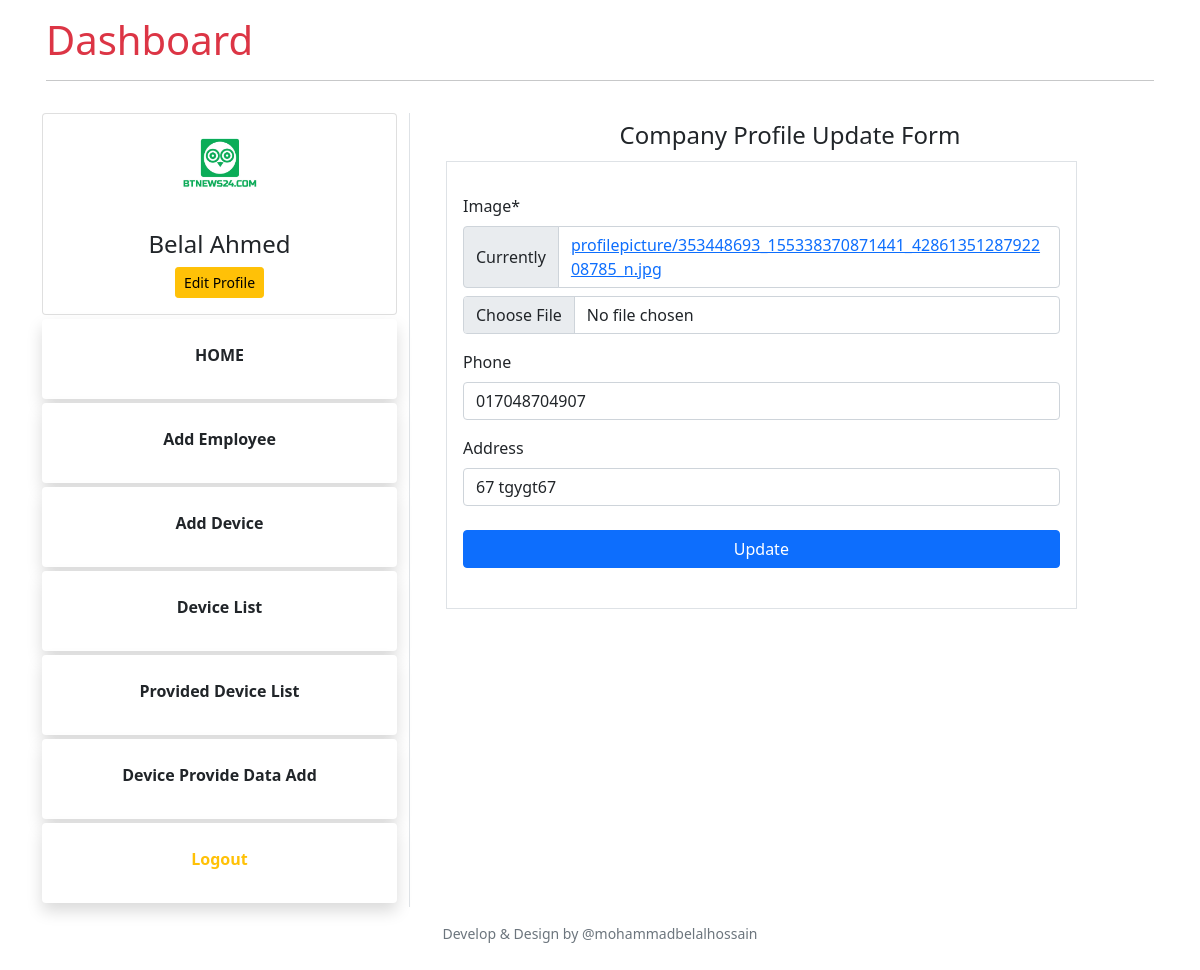
Screenshot of /company/profile/update (signed in) with the database file from the repository.
### companies_app/models.py (models this page shows, shortened)
class User(AbstractUser):
    is_company = models.BooleanField('is_company', default=True)

class CompaniesProfile(models.Model):
    company  = models.OneToOneField(User, on_delete=models.CASCADE, max_length=1)
    image    = models.ImageField(upload_to="profilepicture", default='no_profile.png')
    phone    = models.CharField(max_length=15,unique=True,blank=True,null=True)
    address  = models.CharField(max_length=100,blank=True,null=True)

### companies_app/views.py (the view)
# urls.py: path('company/profile/update', user_views.update_company_profile, name='update-company-profile'),
@login_required
def update_company_profile(request):
    if request.method == 'POST':
        form = UpdateCompaniesProfileForm(request.POST,
                                   request.FILES,
                                   instance=request.user.companiesprofile)
        if form.is_valid():
            form.save()
            messages.success(request, f'Profile has been updated!')
            return redirect('home')
    else:
        form = UpdateCompaniesProfileForm(instance=request.user.companiesprofile)
    context = {
        'form': form,
    }
    return render(request, 'companies_app/company-profile-update.html', context)

### companies_app/forms.py
class UpdateCompaniesProfileForm(forms.ModelForm):
    class Meta:
        model = CompaniesProfile
        fields = '__all__'
        exclude = ('company',)

### companies_app/templates/companies_app/company-profile-update.html (shortened to what this page needs)
{% extends 'companies_app/base.html' %}
{% load crispy_forms_tags %}
{% block content %}
<div class="container">
    <h4 class="pt-2" style=" height: 40px; text-align: center;">Company Profile Update Form</h4>
    <div class="register_page col-11 border p-3">
        <form class="my-3"  method="POST" enctype="multipart/form-data">
            <div class="form-group">
                {{form|crispy}}
            </div>
            <button class="btn btn-primary my-2 col-12">Update</button>
        </form>
    </div>
</div>
{% endblock content %}

### companies_app/templates/companies_app/base.html (shortened to what this page needs)
<!DOCTYPE html>
<html lang="en">
<head>
    <link href="https://cdn.jsdelivr.net/npm/bootstrap@5.0.2/dist/css/bootstrap.min.css" rel="stylesheet">
</head>
<body>
    <div class="container pb-2">
        <div class="row">
          <div class="col-lg-12 p-3">
            <h1> <a class="text-decoration-none text-danger" href="{% url 'home' %}">Dashboard</a></h1>
            <hr />
          </div>
        </div>
        <div class="row">
            <div class="col-md-4 border-end">
                {% if user.is_authenticated %}
                <div class="card">
                    <img class="mx-auto" src="{{ user.companiesprofile.image.url }}" style="height:100px; width: 100px; border-radius: 50%;" alt="">
                    <div class="card-body text-center">
                        <h4 class="text-center">{{ user.first_name }}</h4>
                        <a class="btn btn-warning btn-sm" href="{% url 'update-company-profile' %}">Edit Profile</a>
                    </div>
                </div>
                <a class="text-decoration-none " href="{% url 'home' %}">
                  <div class="card p-2 my-1 shadow bg-purple text-center border-0">
                    <div class="card-body">
                      <p class="card-title fw-bold text-dark">HOME</p>
                    </div>
                  </div>
                </a>
              {% if user.is_company %}
                <a class="text-decoration-none" href="{% url 'employee-add' %}">
                  <div class="card p-2 my-1 shadow bg-purple text-center border-0">
                    <div class="card-body">
                      <p class="card-title fw-bold text-dark">Add Employee</p>
                    </div>
                  </div>
                </a>
                <a class="text-decoration-none" href="{% url 'device-add' %}">
                    <div class="card p-2 my-1 shadow bg-purple text-center border-0">
                      <div class="card-body">
                        <p class="card-title fw-bold text-dark">Add Device</p>
                      </div>
                    </div>
                  </a>
                  <a class="text-decoration-none" href="{% url 'device-list' %}">
                    <div class="card p-2 my-1 shadow bg-purple text-center border-0">
                      <div class="card-body">
                        <p class="card-title fw-bold text-dark">Device List</p>
                      </div>
                    </div>
                  </a>
                  <a class="text-decoration-none" href="{% url 'provided-device-list' %}">
                    <div class="card p-2 my-1 shadow bg-purple text-center border-0">
                      <div class="card-body">
                        <p class="card-title fw-bold text-dark">Provided Device List</p>
                      </div>
                    </div>
                  </a>
                  <a class="text-decoration-none" href="{% url 'device-checkout' %}">
                    <div class="card p-2 my-1 shadow bg-purple text-center border-0">
                      <div class="card-body">
                        <p class="card-title fw-bold text-dark">Device Provide Data Add</p>
                      </div>
                    </div>
                  </a>
              {% endif %}
              <a class="text-decoration-none" href="{% url 'logout' %}">
                <div class="card p-2 my-1 shadow bg-purple text-center border-0">
                  <div class="card-body">
                    <p class="card-title fw-bold text-warning">Logout</p>
                  </div>
                </div>
              </a>
            {% endif %}
            </div>
        <div class="col-md-8">
            {% block content %}
            {% endblock content %}
        </div>
        </div>
      <footer class="footer">
        <div class="row text-center p-3">
          <p class="small text-muted">Develop & Design by @mohammadbelalhossain</p>
        </div>
      </footer>
</body>
</html>

### rows the page displays
User: companiesprofile.image (picture), first_name "Belal Ahmed"
CompaniesProfile: phone "017048704907", address "67 tgygt67"
